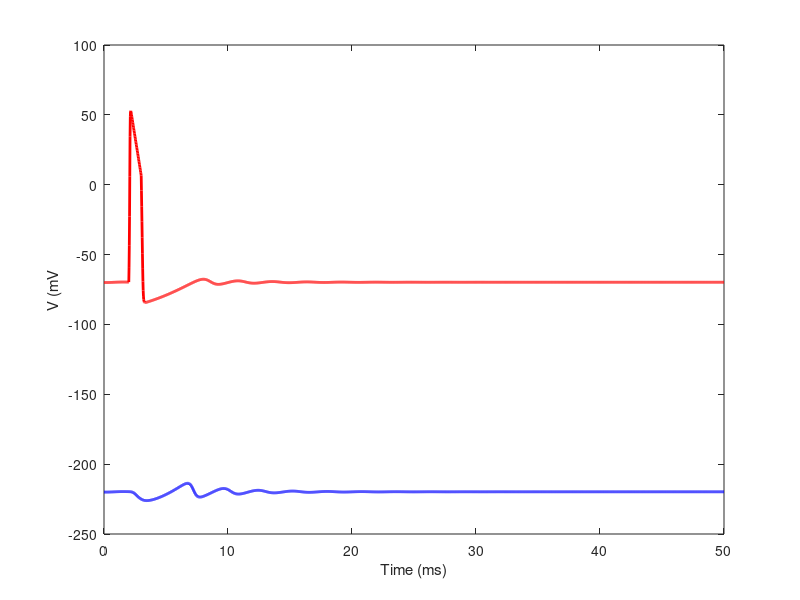
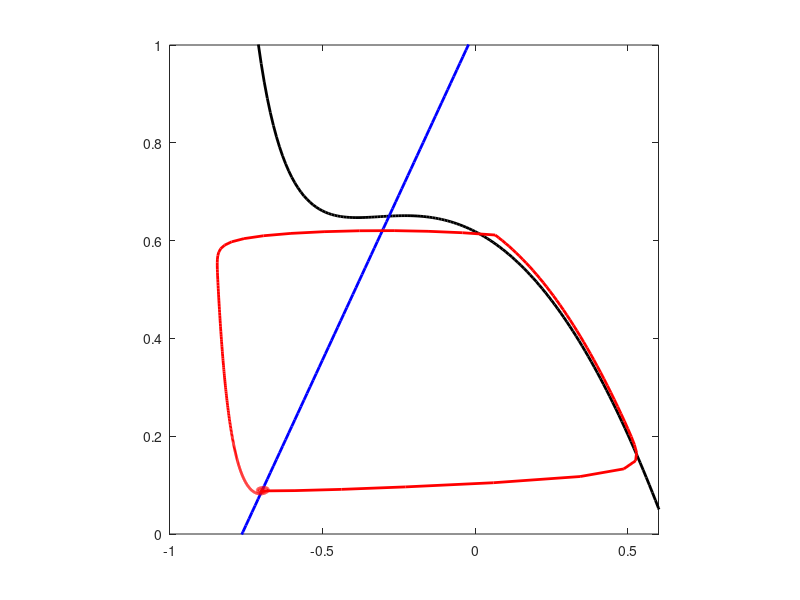

MATLAB code to generate these figures, in order: (Note: this script raises an error after producing the figures.)
%Fourth Order Runge-Kutta for N-Dimensional Systems
clear all; hold off;
whitebg('w');
Total_Neurons = 8;  %Solve for this number of interacting Neurons
DT = 0.02;  %Time increment as fraction of time constant
Final_Time = 50;   %Final time value for calculation
Last = Final_Time/DT + 1;  %Last time step
Time = DT*[0:Last-1];  %Time vector
Tau = 0.8;  %Neural time constants in msec
TauR = 1.9;
WTS = [1 2 2 1];  %Runge-Kutta Coefficient weights
for NU = 1:Total_Neurons;  %Initialize
	X(NU, :) = zeros(1, Last);  %Vector to store response of Neuron #1
	K(NU, :) = zeros(1, 4);  %Runge-Kutta terms	
	Weights(NU, :) = WTS;  %Make into matrix for efficiency in main loop
end;
X(1, 1) = -0.70;  %Initial conditions here if different from zero
X(2, 1) = 0.088;  %Initial conditions here if different from zero
X(3, 1) = -0.70;  %Initial conditions here if different from zero
X(4, 1) = 0.088;  %Initial conditions here if different from zero
Wt2 = [0 .5 .5 1];  %Second set of RK weights
rkIndex = [1 1 2 3];
Stim1 = input('Stimulating current strength, neuron 1 (red) (0-2): ');
Stim2 = 0;
ES = input('Inhibitory synaptic conductance factor (0-320): ');
SynThresh = -0.2;  %Threshold for IPSP conductance change
%**********
TauSyn = 1.0;  %IPSP time constant
%**********
T1 = clock;
ST = 10.6;
for T = 2:Last;
  for rk = 1:4  %Fourth Order Runge-Kutta
	XH = X(:, T-1) + K(:, rkIndex(rk))*Wt2(rk);
 	Tme =Time(T-1) + Wt2(rk)*DT;  %Time upgrade
		
	K(1, rk) = DT/Tau*(-(17.81 + 47.71*XH(1) + 32.63*XH(1)^2)*(XH(1) - 0.55) - 26*XH(2)*(XH(1) + 0.92) + Stim1*(Tme > 2)*(Tme <= 3) - ES*XH(7)*(XH(1) + 0.92));  
  	K(2, rk) = DT/TauR*(-XH(2) + 1.35*XH(1) + 1.03);
  	K(5, rk) = DT/TauSyn*(-XH(5) + (XH(3) > SynThresh));
	K(7, rk) = DT/TauSyn*(-XH(7) + XH(5));

	K(3, rk) = DT/Tau*(-(17.81 + 47.71*XH(3) + 32.63*XH(3)^2)*(XH(3) - 0.55) - 26*XH(4)*(XH(3) + 0.92)+ Stim2*(Tme > 2)*(Tme <= 3) - ES*XH(8)*(XH(3) + 0.92));  
  	K(4, rk) = DT/TauR*(-XH(4) + 1.35*XH(3) + 1.03);
  	K(6, rk) = DT/TauSyn*(-XH(6) + (XH(1) > SynThresh));
	K(8, rk) = DT/TauSyn*(-XH(8) + XH(6));

 end;
	X(:, T) = X(:, T-1) + sum((Weights.*K)')'/6;
end;
Calculation_Time = etime(clock, T1)
figure(1), ZA = plot(Time, 100*X(1, :), 'r', Time, 100*X(3, :) - 150, 'b-'); set(ZA, 'LineWidth', 2);
ylabel('V (mV'); xlabel('Time (ms)');
VV = -0.9:0.01:1.5;
DVdt = -0.5*((1.37 + 3.67*VV + 2.51*VV.^2).*(VV - 0.55) - Stim1/13)./(VV + 0.92);
DRdt = 1.35*VV + 1.03;
figure(2), ZB = plot(VV, DVdt, 'k-', VV, DRdt, 'b-', X(1, :), X(2, :), 'r-'); axis([-1, 0.6, 0, 1]);
set(ZB, 'LineWidth', 2); axis square;
%Next lines calculate spike rate
Spikes = (X(1, 1:Last - 1) < -0.2).*(X(1, 2:Last) >= -0.2);
SpkTime = zeros(1, sum(Spikes));
Nspk = 1;  %Number of spike
for T = 1:length(Spikes);  %Calculate spike rate for all interspike intervals
	if Spikes(T) == 1; SpkTime(Nspk) = T*DT; Nspk = Nspk + 1; end;
end;
Final = length(SpkTime);
Rates = 1000./(SpkTime(2:Final) - SpkTime(1:Final - 1));
Leng = length(Rates);
Red_Rate = mean(Rates(Leng/2:Leng))
%Next lines calculate blue spike rate
Spikes = (X(3, 1:Last - 1) < -0.2).*(X(3, 2:Last) >= -0.2);
SpkTime = zeros(1, sum(Spikes));
Nspk = 1;  %Number of spike
for T = 1:length(Spikes);  %Calculate spike rate for all interspike intervals
	if Spikes(T) == 1; SpkTime(Nspk) = T*DT; Nspk = Nspk + 1; end;
end;
Final = length(SpkTime);
BRates = 1000./(SpkTime(2:Final) - SpkTime(1:Final - 1));
Leng = length(BRates);
Blue_Rate = mean(BRates(Leng/2:Leng))
